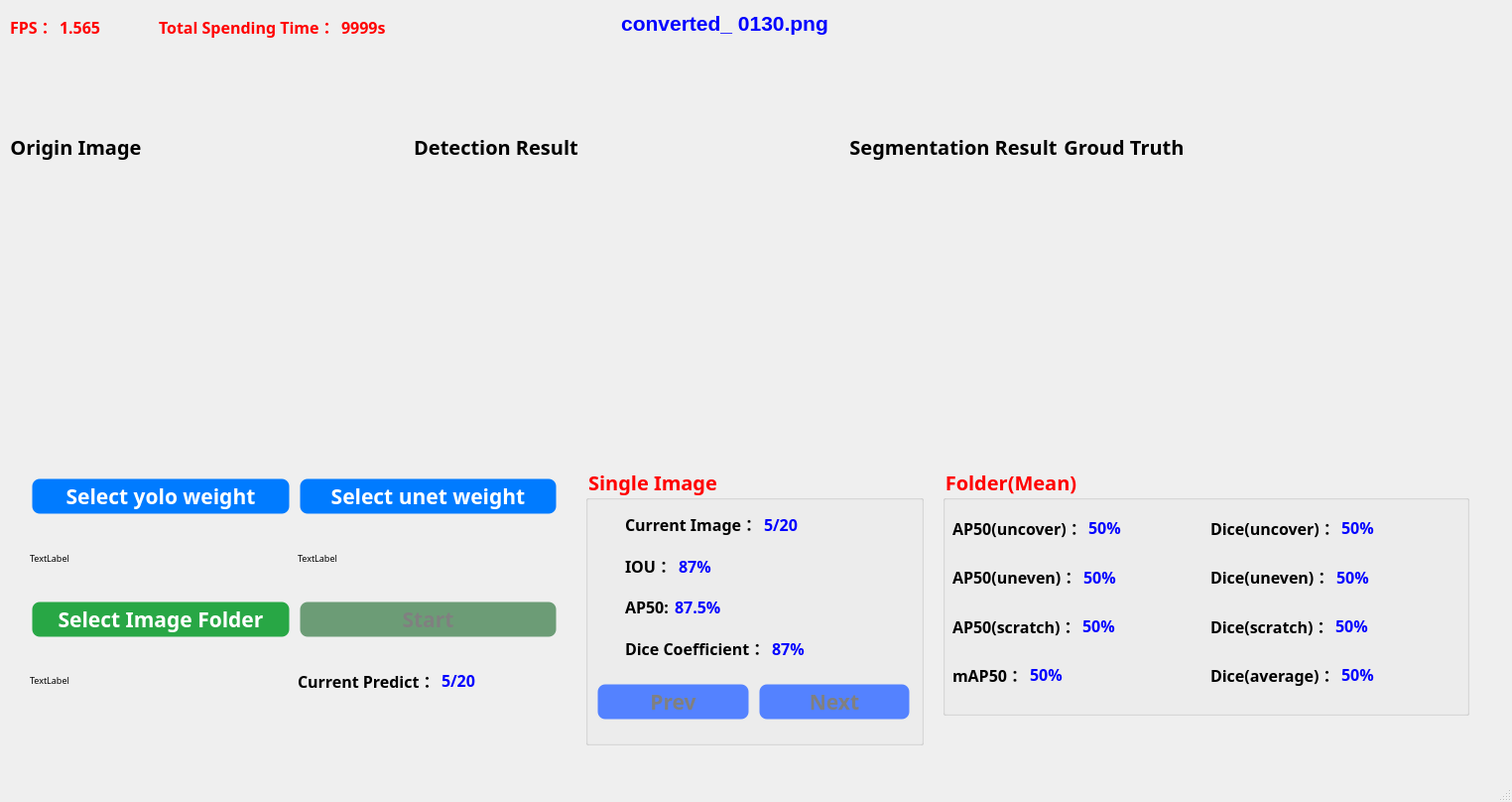
<?xml version="1.0" encoding="UTF-8"?>
<ui version="4.0">
 <class>MainWindow</class>
 <widget class="QMainWindow" name="MainWindow">
  <property name="geometry">
   <rect>
    <x>0</x>
    <y>0</y>
    <width>1524</width>
    <height>808</height>
   </rect>
  </property>
  <property name="maximumSize">
   <size>
    <width>16777215</width>
    <height>16777215</height>
   </size>
  </property>
  <property name="windowTitle">
   <string>Detection and Segmentation in Powder Spreading Process of Magnetic Material Additive Manufacturing </string>
  </property>
  <property name="styleSheet">
   <string notr="true">QPushButton {
	font: 75 16pt &quot;微軟正黑體&quot;;
	font-weight: bold;
	border-radius: 10px;
	border: 5px solid transparent;
	text-align: center;
	vertical-align: middle;
}</string>
  </property>
  <widget class="QWidget" name="centralwidget">
   <widget class="QWidget" name="horizontalLayoutWidget">
    <property name="geometry">
     <rect>
      <x>10</x>
      <y>50</y>
      <width>1452</width>
      <height>396</height>
     </rect>
    </property>
    <layout class="QHBoxLayout" name="horizontalLayout">
     <item>
      <layout class="QVBoxLayout" name="verticalLayout">
       <item>
        <widget class="QLabel" name="label_2">
         <property name="font">
          <font>
           <family>微軟正黑體</family>
           <pointsize>15</pointsize>
           <weight>75</weight>
           <bold>true</bold>
          </font>
         </property>
         <property name="layoutDirection">
          <enum>Qt::LeftToRight</enum>
         </property>
         <property name="text">
          <string>Origin Image</string>
         </property>
         <property name="alignment">
          <set>Qt::AlignCenter</set>
         </property>
        </widget>
       </item>
       <item>
        <widget class="QLabel" name="origin_fig">
         <property name="maximumSize">
          <size>
           <width>350</width>
           <height>350</height>
          </size>
         </property>
         <property name="text">
          <string/>
         </property>
         <property name="pixmap">
          <pixmap>data/yolov5/Train/images/powder_uncover_0.png</pixmap>
         </property>
         <property name="scaledContents">
          <bool>true</bool>
         </property>
        </widget>
       </item>
      </layout>
     </item>
     <item>
      <spacer name="horizontalSpacer">
       <property name="orientation">
        <enum>Qt::Horizontal</enum>
       </property>
       <property name="sizeHint" stdset="0">
        <size>
         <width>40</width>
         <height>20</height>
        </size>
       </property>
      </spacer>
     </item>
     <item>
      <layout class="QVBoxLayout" name="verticalLayout_2">
       <item>
        <widget class="QLabel" name="label_3">
         <property name="font">
          <font>
           <family>微軟正黑體</family>
           <pointsize>15</pointsize>
           <weight>75</weight>
           <bold>true</bold>
          </font>
         </property>
         <property name="layoutDirection">
          <enum>Qt::LeftToRight</enum>
         </property>
         <property name="text">
          <string>Detection Result</string>
         </property>
         <property name="alignment">
          <set>Qt::AlignCenter</set>
         </property>
        </widget>
       </item>
       <item>
        <widget class="QLabel" name="det_fig">
         <property name="maximumSize">
          <size>
           <width>350</width>
           <height>350</height>
          </size>
         </property>
         <property name="text">
          <string/>
         </property>
         <property name="pixmap">
          <pixmap>data/yolov5/Train/images/powder_uncover_0.png</pixmap>
         </property>
         <property name="scaledContents">
          <bool>true</bool>
         </property>
        </widget>
       </item>
      </layout>
     </item>
     <item>
      <spacer name="horizontalSpacer_2">
       <property name="orientation">
        <enum>Qt::Horizontal</enum>
       </property>
       <property name="sizeHint" stdset="0">
        <size>
         <width>40</width>
         <height>20</height>
        </size>
       </property>
      </spacer>
     </item>
     <item>
      <layout class="QVBoxLayout" name="verticalLayout_3">
       <item>
        <widget class="QLabel" name="label_5">
         <property name="font">
          <font>
           <family>微軟正黑體</family>
           <pointsize>15</pointsize>
           <weight>75</weight>
           <bold>true</bold>
          </font>
         </property>
         <property name="layoutDirection">
          <enum>Qt::LeftToRight</enum>
         </property>
         <property name="text">
          <string>Segmentation Result</string>
         </property>
         <property name="alignment">
          <set>Qt::AlignCenter</set>
         </property>
        </widget>
       </item>
       <item>
        <widget class="QLabel" name="seg_fig">
         <property name="maximumSize">
          <size>
           <width>350</width>
           <height>350</height>
          </size>
         </property>
         <property name="text">
          <string/>
         </property>
         <property name="pixmap">
          <pixmap>data/yolov5/Train/images/powder_uncover_0.png</pixmap>
         </property>
         <property name="scaledContents">
          <bool>true</bool>
         </property>
        </widget>
       </item>
      </layout>
     </item>
     <item>
      <layout class="QVBoxLayout" name="verticalLayout_8">
       <item>
        <widget class="QLabel" name="label_6">
         <property name="font">
          <font>
           <family>微軟正黑體</family>
           <pointsize>15</pointsize>
           <weight>75</weight>
           <bold>true</bold>
          </font>
         </property>
         <property name="layoutDirection">
          <enum>Qt::LeftToRight</enum>
         </property>
         <property name="text">
          <string>Groud Truth</string>
         </property>
         <property name="alignment">
          <set>Qt::AlignCenter</set>
         </property>
        </widget>
       </item>
       <item>
        <widget class="QLabel" name="gt_fig">
         <property name="maximumSize">
          <size>
           <width>350</width>
           <height>350</height>
          </size>
         </property>
         <property name="text">
          <string/>
         </property>
         <property name="pixmap">
          <pixmap>data/yolov5/Train/images/powder_uncover_0.png</pixmap>
         </property>
         <property name="scaledContents">
          <bool>true</bool>
         </property>
        </widget>
       </item>
      </layout>
     </item>
     <item>
      <spacer name="horizontalSpacer_8">
       <property name="orientation">
        <enum>Qt::Horizontal</enum>
       </property>
       <property name="sizeHint" stdset="0">
        <size>
         <width>40</width>
         <height>20</height>
        </size>
       </property>
      </spacer>
     </item>
    </layout>
   </widget>
   <widget class="QGroupBox" name="groupBox">
    <property name="geometry">
     <rect>
      <x>950</x>
      <y>470</y>
      <width>531</width>
      <height>251</height>
     </rect>
    </property>
    <property name="font">
     <font>
      <family>微軟正黑體</family>
      <pointsize>15</pointsize>
      <weight>75</weight>
      <italic>false</italic>
      <bold>true</bold>
     </font>
    </property>
    <property name="styleSheet">
     <string notr="true">QGroupBox{
	color:red;
}</string>
    </property>
    <property name="title">
     <string>Folder(Mean)</string>
    </property>
    <widget class="QWidget" name="verticalLayoutWidget_3">
     <property name="geometry">
      <rect>
       <x>10</x>
       <y>40</y>
       <width>231</width>
       <height>191</height>
      </rect>
     </property>
     <layout class="QVBoxLayout" name="verticalLayout_6">
      <item>
       <layout class="QHBoxLayout" name="horizontalLayout_4">
        <item>
         <widget class="QLabel" name="label_8">
          <property name="font">
           <font>
            <family>微軟正黑體</family>
            <pointsize>12</pointsize>
            <weight>75</weight>
            <bold>true</bold>
           </font>
          </property>
          <property name="text">
           <string>AP50(uncover)：</string>
          </property>
         </widget>
        </item>
        <item>
         <widget class="QLabel" name="ap50_powder_uncover_label">
          <property name="font">
           <font>
            <family>微軟正黑體</family>
            <pointsize>12</pointsize>
            <weight>75</weight>
            <bold>true</bold>
           </font>
          </property>
          <property name="styleSheet">
           <string notr="true">color: blue</string>
          </property>
          <property name="text">
           <string>50%</string>
          </property>
         </widget>
        </item>
       </layout>
      </item>
      <item>
       <layout class="QHBoxLayout" name="horizontalLayout_6">
        <item>
         <widget class="QLabel" name="label_11">
          <property name="font">
           <font>
            <family>微軟正黑體</family>
            <pointsize>12</pointsize>
            <weight>75</weight>
            <bold>true</bold>
           </font>
          </property>
          <property name="text">
           <string>AP50(uneven)：</string>
          </property>
         </widget>
        </item>
        <item>
         <widget class="QLabel" name="ap50_powder_uneven_label">
          <property name="font">
           <font>
            <family>微軟正黑體</family>
            <pointsize>12</pointsize>
            <weight>75</weight>
            <bold>true</bold>
           </font>
          </property>
          <property name="styleSheet">
           <string notr="true">color: blue</string>
          </property>
          <property name="text">
           <string>50%</string>
          </property>
         </widget>
        </item>
       </layout>
      </item>
      <item>
       <layout class="QHBoxLayout" name="horizontalLayout_5">
        <item>
         <widget class="QLabel" name="label_10">
          <property name="font">
           <font>
            <family>微軟正黑體</family>
            <pointsize>12</pointsize>
            <weight>75</weight>
            <bold>true</bold>
           </font>
          </property>
          <property name="text">
           <string>AP50(scratch)：</string>
          </property>
         </widget>
        </item>
        <item>
         <widget class="QLabel" name="ap50_scratch_label">
          <property name="font">
           <font>
            <family>微軟正黑體</family>
            <pointsize>12</pointsize>
            <weight>75</weight>
            <bold>true</bold>
           </font>
          </property>
          <property name="styleSheet">
           <string notr="true">color: blue</string>
          </property>
          <property name="text">
           <string>50%</string>
          </property>
         </widget>
        </item>
       </layout>
      </item>
      <item>
       <layout class="QHBoxLayout" name="horizontalLayout_11">
        <item>
         <widget class="QLabel" name="label_16">
          <property name="font">
           <font>
            <family>微軟正黑體</family>
            <pointsize>12</pointsize>
            <weight>75</weight>
            <bold>true</bold>
           </font>
          </property>
          <property name="text">
           <string>mAP50：</string>
          </property>
         </widget>
        </item>
        <item>
         <widget class="QLabel" name="map50_label">
          <property name="font">
           <font>
            <family>微軟正黑體</family>
            <pointsize>12</pointsize>
            <weight>75</weight>
            <bold>true</bold>
           </font>
          </property>
          <property name="styleSheet">
           <string notr="true">color: blue</string>
          </property>
          <property name="text">
           <string>50%</string>
          </property>
         </widget>
        </item>
        <item>
         <spacer name="horizontalSpacer_6">
          <property name="orientation">
           <enum>Qt::Horizontal</enum>
          </property>
          <property name="sizeHint" stdset="0">
           <size>
            <width>40</width>
            <height>20</height>
           </size>
          </property>
         </spacer>
        </item>
       </layout>
      </item>
     </layout>
    </widget>
    <widget class="QWidget" name="verticalLayoutWidget_4">
     <property name="geometry">
      <rect>
       <x>270</x>
       <y>40</y>
       <width>231</width>
       <height>191</height>
      </rect>
     </property>
     <layout class="QVBoxLayout" name="verticalLayout_7">
      <item>
       <layout class="QHBoxLayout" name="horizontalLayout_12">
        <item>
         <widget class="QLabel" name="label_9">
          <property name="font">
           <font>
            <family>微軟正黑體</family>
            <pointsize>12</pointsize>
            <weight>75</weight>
            <bold>true</bold>
           </font>
          </property>
          <property name="text">
           <string>Dice(uncover)：</string>
          </property>
         </widget>
        </item>
        <item>
         <widget class="QLabel" name="dice_powder_uncover_label">
          <property name="font">
           <font>
            <family>微軟正黑體</family>
            <pointsize>12</pointsize>
            <weight>75</weight>
            <bold>true</bold>
           </font>
          </property>
          <property name="styleSheet">
           <string notr="true">color: blue</string>
          </property>
          <property name="text">
           <string>50%</string>
          </property>
         </widget>
        </item>
       </layout>
      </item>
      <item>
       <layout class="QHBoxLayout" name="horizontalLayout_13">
        <item>
         <widget class="QLabel" name="label_17">
          <property name="font">
           <font>
            <family>微軟正黑體</family>
            <pointsize>12</pointsize>
            <weight>75</weight>
            <bold>true</bold>
           </font>
          </property>
          <property name="text">
           <string>Dice(uneven)：</string>
          </property>
         </widget>
        </item>
        <item>
         <widget class="QLabel" name="dice_powder_uneven_label">
          <property name="font">
           <font>
            <family>微軟正黑體</family>
            <pointsize>12</pointsize>
            <weight>75</weight>
            <bold>true</bold>
           </font>
          </property>
          <property name="styleSheet">
           <string notr="true">color: blue</string>
          </property>
          <property name="text">
           <string>50%</string>
          </property>
         </widget>
        </item>
       </layout>
      </item>
      <item>
       <layout class="QHBoxLayout" name="horizontalLayout_14">
        <item>
         <widget class="QLabel" name="label_18">
          <property name="font">
           <font>
            <family>微軟正黑體</family>
            <pointsize>12</pointsize>
            <weight>75</weight>
            <bold>true</bold>
           </font>
          </property>
          <property name="text">
           <string>Dice(scratch)：</string>
          </property>
         </widget>
        </item>
        <item>
         <widget class="QLabel" name="dice_scratch_label">
          <property name="font">
           <font>
            <family>微軟正黑體</family>
            <pointsize>12</pointsize>
            <weight>75</weight>
            <bold>true</bold>
           </font>
          </property>
          <property name="styleSheet">
           <string notr="true">color: blue</string>
          </property>
          <property name="text">
           <string>50%</string>
          </property>
         </widget>
        </item>
       </layout>
      </item>
      <item>
       <layout class="QHBoxLayout" name="horizontalLayout_15">
        <item>
         <widget class="QLabel" name="label_19">
          <property name="font">
           <font>
            <family>微軟正黑體</family>
            <pointsize>12</pointsize>
            <weight>75</weight>
            <bold>true</bold>
           </font>
          </property>
          <property name="text">
           <string>Dice(average)：</string>
          </property>
         </widget>
        </item>
        <item>
         <widget class="QLabel" name="dice_avg_label">
          <property name="font">
           <font>
            <family>微軟正黑體</family>
            <pointsize>12</pointsize>
            <weight>75</weight>
            <bold>true</bold>
           </font>
          </property>
          <property name="styleSheet">
           <string notr="true">color: blue</string>
          </property>
          <property name="text">
           <string>50%</string>
          </property>
         </widget>
        </item>
        <item>
         <spacer name="horizontalSpacer_7">
          <property name="orientation">
           <enum>Qt::Horizontal</enum>
          </property>
          <property name="sizeHint" stdset="0">
           <size>
            <width>40</width>
            <height>20</height>
           </size>
          </property>
         </spacer>
        </item>
       </layout>
      </item>
     </layout>
    </widget>
   </widget>
   <widget class="QGroupBox" name="groupBox_2">
    <property name="geometry">
     <rect>
      <x>590</x>
      <y>470</y>
      <width>341</width>
      <height>281</height>
     </rect>
    </property>
    <property name="font">
     <font>
      <family>微軟正黑體</family>
      <pointsize>15</pointsize>
      <weight>75</weight>
      <italic>false</italic>
      <bold>true</bold>
     </font>
    </property>
    <property name="styleSheet">
     <string notr="true">QGroupBox{
	color:red;
}</string>
    </property>
    <property name="title">
     <string>Single Image</string>
    </property>
    <widget class="QWidget" name="verticalLayoutWidget_2">
     <property name="geometry">
      <rect>
       <x>40</x>
       <y>40</y>
       <width>251</width>
       <height>161</height>
      </rect>
     </property>
     <layout class="QVBoxLayout" name="verticalLayout_5">
      <item>
       <layout class="QHBoxLayout" name="horizontalLayout_7">
        <item>
         <widget class="QLabel" name="label_12">
          <property name="font">
           <font>
            <family>微軟正黑體</family>
            <pointsize>12</pointsize>
            <weight>75</weight>
            <bold>true</bold>
           </font>
          </property>
          <property name="text">
           <string>Current Image：</string>
          </property>
         </widget>
        </item>
        <item>
         <widget class="QLabel" name="image_idx_label">
          <property name="font">
           <font>
            <family>微軟正黑體</family>
            <pointsize>12</pointsize>
            <weight>75</weight>
            <bold>true</bold>
           </font>
          </property>
          <property name="styleSheet">
           <string notr="true">color: blue</string>
          </property>
          <property name="text">
           <string>5/20</string>
          </property>
         </widget>
        </item>
       </layout>
      </item>
      <item>
       <layout class="QHBoxLayout" name="horizontalLayout_9">
        <item>
         <widget class="QLabel" name="label_14">
          <property name="font">
           <font>
            <family>微軟正黑體</family>
            <pointsize>12</pointsize>
            <weight>75</weight>
            <bold>true</bold>
           </font>
          </property>
          <property name="text">
           <string>IOU：</string>
          </property>
         </widget>
        </item>
        <item>
         <widget class="QLabel" name="iou_label">
          <property name="font">
           <font>
            <family>微軟正黑體</family>
            <pointsize>12</pointsize>
            <weight>75</weight>
            <bold>true</bold>
           </font>
          </property>
          <property name="styleSheet">
           <string notr="true">color: blue</string>
          </property>
          <property name="text">
           <string>87%</string>
          </property>
         </widget>
        </item>
        <item>
         <spacer name="horizontalSpacer_4">
          <property name="orientation">
           <enum>Qt::Horizontal</enum>
          </property>
          <property name="sizeHint" stdset="0">
           <size>
            <width>40</width>
            <height>20</height>
           </size>
          </property>
         </spacer>
        </item>
       </layout>
      </item>
      <item>
       <layout class="QHBoxLayout" name="horizontalLayout_17">
        <item>
         <widget class="QLabel" name="label_21">
          <property name="font">
           <font>
            <family>微軟正黑體</family>
            <pointsize>12</pointsize>
            <weight>75</weight>
            <bold>true</bold>
           </font>
          </property>
          <property name="text">
           <string>AP50:</string>
          </property>
         </widget>
        </item>
        <item>
         <widget class="QLabel" name="ap50_label">
          <property name="font">
           <font>
            <family>微軟正黑體</family>
            <pointsize>12</pointsize>
            <weight>75</weight>
            <bold>true</bold>
           </font>
          </property>
          <property name="styleSheet">
           <string notr="true">color: blue</string>
          </property>
          <property name="text">
           <string>87.5%</string>
          </property>
         </widget>
        </item>
        <item>
         <spacer name="horizontalSpacer_10">
          <property name="orientation">
           <enum>Qt::Horizontal</enum>
          </property>
          <property name="sizeHint" stdset="0">
           <size>
            <width>40</width>
            <height>20</height>
           </size>
          </property>
         </spacer>
        </item>
       </layout>
      </item>
      <item>
       <layout class="QHBoxLayout" name="horizontalLayout_10">
        <item>
         <widget class="QLabel" name="label_15">
          <property name="font">
           <font>
            <family>微軟正黑體</family>
            <pointsize>12</pointsize>
            <weight>75</weight>
            <bold>true</bold>
           </font>
          </property>
          <property name="text">
           <string>Dice Coefficient：</string>
          </property>
         </widget>
        </item>
        <item>
         <widget class="QLabel" name="dice_coff_label">
          <property name="font">
           <font>
            <family>微軟正黑體</family>
            <pointsize>12</pointsize>
            <weight>75</weight>
            <bold>true</bold>
           </font>
          </property>
          <property name="styleSheet">
           <string notr="true">color: blue</string>
          </property>
          <property name="text">
           <string>87%</string>
          </property>
         </widget>
        </item>
        <item>
         <spacer name="horizontalSpacer_5">
          <property name="orientation">
           <enum>Qt::Horizontal</enum>
          </property>
          <property name="sizeHint" stdset="0">
           <size>
            <width>40</width>
            <height>20</height>
           </size>
          </property>
         </spacer>
        </item>
       </layout>
      </item>
     </layout>
    </widget>
    <widget class="QWidget" name="horizontalLayoutWidget_2">
     <property name="geometry">
      <rect>
       <x>10</x>
       <y>210</y>
       <width>319</width>
       <height>55</height>
      </rect>
     </property>
     <layout class="QHBoxLayout" name="horizontalLayout_2">
      <item>
       <widget class="QPushButton" name="prev_btn">
        <property name="enabled">
         <bool>false</bool>
        </property>
        <property name="font">
         <font>
          <family>微軟正黑體</family>
          <pointsize>16</pointsize>
          <weight>75</weight>
          <italic>false</italic>
          <bold>true</bold>
         </font>
        </property>
        <property name="styleSheet">
         <string notr="true">QPushButton{
	background-color:#007bff;
	color: white;
}
QPushButton:pressed{
	background-color:rgb(0, 111, 229);
	border-color: #007bff;
}
QPushButton:disabled{
	color:grey;
	background-color:rgb(84, 130, 255);
}</string>
        </property>
        <property name="text">
         <string>Prev</string>
        </property>
       </widget>
      </item>
      <item>
       <widget class="QPushButton" name="next_btn">
        <property name="enabled">
         <bool>false</bool>
        </property>
        <property name="font">
         <font>
          <family>微軟正黑體</family>
          <pointsize>16</pointsize>
          <weight>75</weight>
          <italic>false</italic>
          <bold>true</bold>
         </font>
        </property>
        <property name="styleSheet">
         <string notr="true">QPushButton{
	background-color:#007bff;
	color: white;
}
QPushButton:pressed{
	background-color:rgb(0, 111, 229);
	border-color: #007bff;
}
QPushButton:disabled{
	color:grey;
	background-color:rgb(84, 130, 255);
}</string>
        </property>
        <property name="text">
         <string>Next</string>
        </property>
       </widget>
      </item>
     </layout>
    </widget>
   </widget>
   <widget class="QLabel" name="image_name_label">
    <property name="geometry">
     <rect>
      <x>580</x>
      <y>10</y>
      <width>301</width>
      <height>27</height>
     </rect>
    </property>
    <property name="font">
     <font>
      <pointsize>16</pointsize>
      <weight>75</weight>
      <bold>true</bold>
     </font>
    </property>
    <property name="layoutDirection">
     <enum>Qt::LeftToRight</enum>
    </property>
    <property name="styleSheet">
     <string notr="true">color: blue</string>
    </property>
    <property name="text">
     <string>converted_ 0130.png</string>
    </property>
    <property name="alignment">
     <set>Qt::AlignCenter</set>
    </property>
   </widget>
   <widget class="QWidget" name="">
    <property name="geometry">
     <rect>
      <x>10</x>
      <y>10</y>
      <width>141</width>
      <height>34</height>
     </rect>
    </property>
    <layout class="QHBoxLayout" name="horizontalLayout_8">
     <item>
      <widget class="QLabel" name="label_13">
       <property name="font">
        <font>
         <family>微軟正黑體</family>
         <pointsize>12</pointsize>
         <weight>75</weight>
         <bold>true</bold>
        </font>
       </property>
       <property name="styleSheet">
        <string notr="true">color:red</string>
       </property>
       <property name="text">
        <string>FPS：</string>
       </property>
      </widget>
     </item>
     <item>
      <widget class="QLabel" name="fps_label">
       <property name="font">
        <font>
         <family>微軟正黑體</family>
         <pointsize>12</pointsize>
         <weight>75</weight>
         <bold>true</bold>
        </font>
       </property>
       <property name="styleSheet">
        <string notr="true">color: red;</string>
       </property>
       <property name="text">
        <string>1.565</string>
       </property>
      </widget>
     </item>
     <item>
      <spacer name="horizontalSpacer_3">
       <property name="orientation">
        <enum>Qt::Horizontal</enum>
       </property>
       <property name="sizeHint" stdset="0">
        <size>
         <width>40</width>
         <height>20</height>
        </size>
       </property>
      </spacer>
     </item>
    </layout>
   </widget>
   <widget class="QWidget" name="layoutWidget_3">
    <property name="geometry">
     <rect>
      <x>160</x>
      <y>10</y>
      <width>311</width>
      <height>34</height>
     </rect>
    </property>
    <layout class="QHBoxLayout" name="horizontalLayout_18">
     <item>
      <widget class="QLabel" name="label_22">
       <property name="font">
        <font>
         <family>微軟正黑體</family>
         <pointsize>12</pointsize>
         <weight>75</weight>
         <bold>true</bold>
        </font>
       </property>
       <property name="styleSheet">
        <string notr="true">color:red</string>
       </property>
       <property name="text">
        <string>Total Spending Time：</string>
       </property>
      </widget>
     </item>
     <item>
      <widget class="QLabel" name="total_spending_time_label">
       <property name="font">
        <font>
         <family>微軟正黑體</family>
         <pointsize>12</pointsize>
         <weight>75</weight>
         <bold>true</bold>
        </font>
       </property>
       <property name="styleSheet">
        <string notr="true">color: red;</string>
       </property>
       <property name="text">
        <string>9999s</string>
       </property>
      </widget>
     </item>
     <item>
      <spacer name="horizontalSpacer_11">
       <property name="orientation">
        <enum>Qt::Horizontal</enum>
       </property>
       <property name="sizeHint" stdset="0">
        <size>
         <width>40</width>
         <height>20</height>
        </size>
       </property>
      </spacer>
     </item>
    </layout>
   </widget>
   <widget class="QWidget" name="gridLayoutWidget">
    <property name="geometry">
     <rect>
      <x>30</x>
      <y>480</y>
      <width>533</width>
      <height>241</height>
     </rect>
    </property>
    <layout class="QGridLayout" name="gridLayout">
     <item row="0" column="0">
      <widget class="QPushButton" name="select_yolov5_btn">
       <property name="font">
        <font>
         <family>微軟正黑體</family>
         <pointsize>16</pointsize>
         <weight>75</weight>
         <italic>false</italic>
         <bold>true</bold>
        </font>
       </property>
       <property name="styleSheet">
        <string notr="true">QPushButton{
	background-color:#007bff;
	color: white;
	font: 75 16pt &quot;微軟正黑體&quot;;
	font-weight: bold;
}
QPushButton:pressed{
	background-color:rgb(0, 111, 229);
	border-color: #007bff;
}
QPushButton:disabled{
	color:grey;
	background-color:rgb(84, 130, 255);
}</string>
       </property>
       <property name="text">
        <string>Select yolo weight</string>
       </property>
       <property name="checkable">
        <bool>true</bool>
       </property>
      </widget>
     </item>
     <item row="1" column="0">
      <widget class="QLabel" name="yolov5_weight_label">
       <property name="font">
        <font>
         <family>微軟正黑體</family>
         <pointsize>7</pointsize>
        </font>
       </property>
       <property name="accessibleName">
        <string>0</string>
       </property>
       <property name="text">
        <string>TextLabel</string>
       </property>
       <property name="wordWrap">
        <bool>true</bool>
       </property>
      </widget>
     </item>
     <item row="2" column="0">
      <widget class="QPushButton" name="select_image_btn">
       <property name="font">
        <font>
         <family>微軟正黑體</family>
         <pointsize>16</pointsize>
         <weight>75</weight>
         <italic>false</italic>
         <bold>true</bold>
        </font>
       </property>
       <property name="styleSheet">
        <string notr="true">QPushButton{
	background-color:#28a745;
	color: white;
}
QPushButton:pressed{
	background-color:rgb(33, 136, 56); 
	border-color: rgb(30, 126, 52);
}
QPushButton:disabled{
	color:grey;
	background-color:rgb(108, 156, 118);
}</string>
       </property>
       <property name="text">
        <string>Select Image Folder</string>
       </property>
      </widget>
     </item>
     <item row="1" column="1">
      <widget class="QLabel" name="unet_weight_label">
       <property name="font">
        <font>
         <family>微軟正黑體</family>
         <pointsize>7</pointsize>
        </font>
       </property>
       <property name="accessibleName">
        <string>0</string>
       </property>
       <property name="text">
        <string>TextLabel</string>
       </property>
       <property name="wordWrap">
        <bool>true</bool>
       </property>
      </widget>
     </item>
     <item row="0" column="1">
      <widget class="QPushButton" name="select_unet_btn">
       <property name="font">
        <font>
         <family>微軟正黑體</family>
         <pointsize>16</pointsize>
         <weight>75</weight>
         <italic>false</italic>
         <bold>true</bold>
        </font>
       </property>
       <property name="styleSheet">
        <string notr="true">QPushButton{
	background-color:#007bff;
	color: white;
	font: 75 16pt &quot;微軟正黑體&quot;;
	font-weight: bold;
}
QPushButton:pressed{
	background-color:rgb(0, 111, 229);
	border-color: #007bff;
}
QPushButton:disabled{
	color:grey;
	background-color:rgb(84, 130, 255);
}</string>
       </property>
       <property name="text">
        <string>Select unet weight</string>
       </property>
       <property name="checkable">
        <bool>true</bool>
       </property>
      </widget>
     </item>
     <item row="3" column="0">
      <widget class="QLabel" name="img_folder_label">
       <property name="font">
        <font>
         <family>微軟正黑體</family>
         <pointsize>7</pointsize>
        </font>
       </property>
       <property name="accessibleName">
        <string>0</string>
       </property>
       <property name="text">
        <string>TextLabel</string>
       </property>
       <property name="wordWrap">
        <bool>true</bool>
       </property>
      </widget>
     </item>
     <item row="2" column="1">
      <widget class="QPushButton" name="run_btn">
       <property name="enabled">
        <bool>false</bool>
       </property>
       <property name="font">
        <font>
         <family>微軟正黑體</family>
         <pointsize>16</pointsize>
         <weight>75</weight>
         <italic>false</italic>
         <bold>true</bold>
        </font>
       </property>
       <property name="styleSheet">
        <string notr="true">QPushButton{
	background-color:#28a745;
	color: white;
}
QPushButton:pressed{
	background-color:rgb(33, 136, 56); 
	border-color: rgb(30, 126, 52);
}
QPushButton:disabled{
	color:grey;
	background-color:rgb(108, 156, 118);
}</string>
       </property>
       <property name="text">
        <string>Start</string>
       </property>
       <property name="checkable">
        <bool>true</bool>
       </property>
      </widget>
     </item>
     <item row="3" column="1">
      <layout class="QHBoxLayout" name="horizontalLayout_19">
       <item>
        <widget class="QLabel" name="label_23">
         <property name="font">
          <font>
           <family>微軟正黑體</family>
           <pointsize>12</pointsize>
           <weight>75</weight>
           <bold>true</bold>
          </font>
         </property>
         <property name="text">
          <string>Current Predict：</string>
         </property>
        </widget>
       </item>
       <item>
        <widget class="QLabel" name="cur_img_idx_label">
         <property name="font">
          <font>
           <family>微軟正黑體</family>
           <pointsize>12</pointsize>
           <weight>75</weight>
           <bold>true</bold>
          </font>
         </property>
         <property name="styleSheet">
          <string notr="true">color: blue</string>
         </property>
         <property name="text">
          <string>5/20</string>
         </property>
        </widget>
       </item>
      </layout>
     </item>
    </layout>
   </widget>
  </widget>
  <widget class="QMenuBar" name="menubar">
   <property name="geometry">
    <rect>
     <x>0</x>
     <y>0</y>
     <width>1524</width>
     <height>25</height>
    </rect>
   </property>
  </widget>
  <widget class="QStatusBar" name="statusbar"/>
 </widget>
 <resources/>
 <connections/>
</ui>
